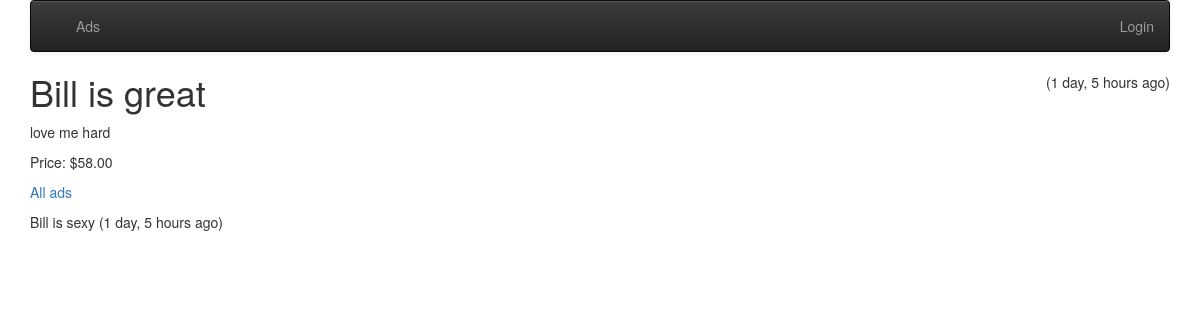
The page /ad/13 on the database its author committed.
### ads/models.py (models this page shows, shortened)
class Ad(models.Model) :
    title = models.CharField(
            max_length=200,
            validators=[MinLengthValidator(2, "Title must be greater than 2 characters")]
    )
    price = models.DecimalField(max_digits=7, decimal_places=2, null=True)
    text = models.TextField()
    owner = models.ForeignKey(settings.AUTH_USER_MODEL, on_delete=models.CASCADE)
    comments = models.ManyToManyField(settings.AUTH_USER_MODEL,
                                      through='Comment', related_name='comments_owned')
    created_at = models.DateTimeField(auto_now_add=True)
    updated_at = models.DateTimeField(auto_now=True)
    picture = models.BinaryField(null=True, editable=True)
    content_type = models.CharField(max_length=256, null=True, help_text='The MIMEType of the file')
    favorites = models.ManyToManyField(settings.AUTH_USER_MODEL,
                                       through='Fav', related_name='favorite_ads')

class Comment(models.Model) :
    text = models.TextField(
        validators=[MinLengthValidator(3, "Comment must be greater than 3 characters")]
    )
    ad = models.ForeignKey(Ad, on_delete=models.CASCADE)
    owner = models.ForeignKey(settings.AUTH_USER_MODEL, on_delete=models.CASCADE)
    created_at = models.DateTimeField(auto_now_add=True)
    updated_at = models.DateTimeField(auto_now=True)

### ads/views.py (the view)
# urls.py: path('ad/<int:pk>', views.AdDetailView.as_view(), name='ad_detail'),
class AdDetailView(OwnerDetailView):
    model = Ad
    template_name = "ads/ad_detail.html"
    def get(self, request, pk) :
        x = Ad.objects.get(id=pk)
        comments = Comment.objects.filter(ad=x).order_by('-updated_at')
        comment_form = CommentForm()
        context = { 'ad' : x, 'comments': comments, 'comment_form': comment_form }
        return render(request, self.template_name, context)

### ads/templates/ads/ad_detail.html (shortened to what this page needs)
{% extends "base_menu.html" %}
{% load humanize %}
{% block content %}
<span style="float: right;">
({{ ad.updated_at|naturaltime }})
</span>
<h1>{{ ad.title }}</h1>
<p>
{{ ad.text }}
</p>
<p>
  Price: ${{ ad.price }}
</p>
<p>
<a href="{% url 'ads:all' %}">All ads</a>
</p>
{% if user.is_authenticated %}
{% load crispy_forms_tags %}
{% endif %}
{% for comment in comments %}
<p> {{ comment.text }}
({{ comment.updated_at|naturaltime }})
</p>
{% endfor %}
{% endblock %}

### rows shown on the page
Ad: updated_at "1 day, 5 hours ago", title "Bill is great", text "love me hard", price "58.00"
Comment: text "Bill is sexy", updated_at "1 day, 5 hours ago"
